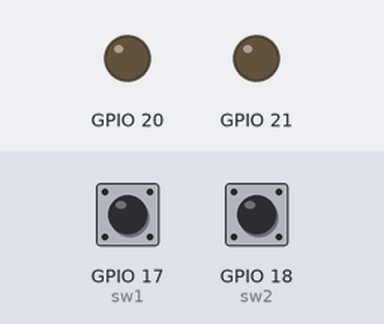
The program below on a simulated Raspberry Pi (BCM pin numbers). Parts: output pins drawn as LEDs (lit = HIGH). Inputs (shaded band) come from the test bench; at power-on: GPIO 18 (sw2) HIGH, GPIO 17 (sw1) HIGH.

Above: at 1.2 s.
1.3 s: GPIO 18 (sw2) pulled LOW for 0.15 s
At 1.37 s:
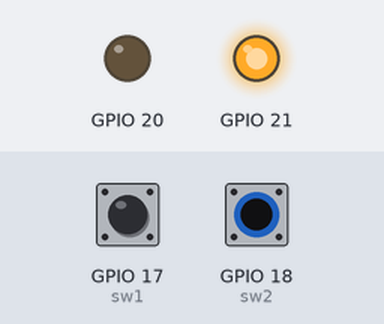
2.9 s: GPIO 18 (sw2) pulled LOW for 3.2 s
At 6.4 s:
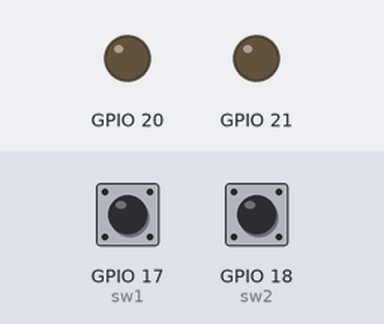
Timing chart, 0 to 7.9 s (numbered marks = the images above; inputs shaded):
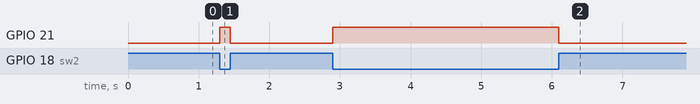

The program:

che_switch.py
```python
import RPi.GPIO as GPIO

GPIO.setwarnings(False)
GPIO.setmode(GPIO.BCM)

GPIO.setup(17, GPIO.IN)
GPIO.setup(18, GPIO.IN)
GPIO.setup(20, GPIO.OUT)
GPIO.setup(21, GPIO.OUT)
led = 0

while True:

    #
    sw1 = GPIO.input(17)
    sw2 = GPIO.input(18)

    #
    if(sw1 == 1):
        #GPIO.output(21, GPIO.HIGH)
        led = 1
    if(sw2 == 1):
        #GPIO.output(21, GPIO.LOW)
        led = 0

    #
    GPIO.output(21, led)

        
```

Measured:
- after the input at 1.3 s, GPIO 21: LOW → HIGH at once, → LOW 0.15 s later
- after the input at 2.9 s, GPIO 21: LOW → HIGH at once, → LOW 3.2 s later
